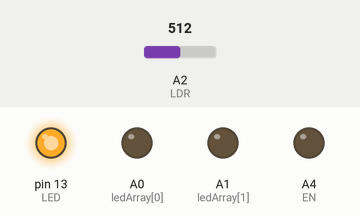
Simulated run of this sketch. Board: Arduino Uno, built with avr-gcc and run on an emulated ATmega328P. On the bench: output pins drawn as LEDs (lit = HIGH). The inputs (shaded band) are chosen by the test bench; at power-on: A2 (LDR) = 512. What the sketch prints to the serial monitor is not drawn.

Above: at 0.12 s.
At 0.57 s:
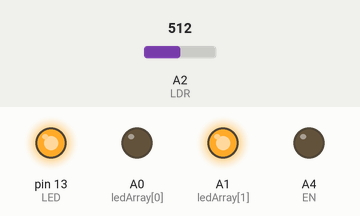
At 1.25 s:
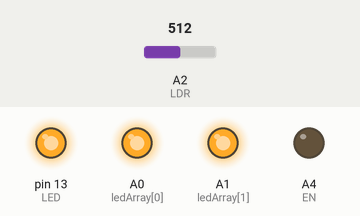
At 2.38 s:
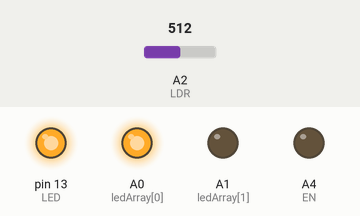
Timing chart, 0 to 3.1 s (numbered marks = the images above):
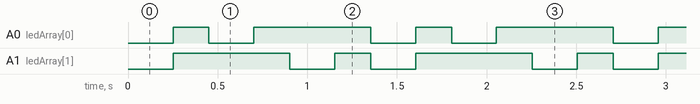

The sketch:

Test_Color.ino
```cpp
/* ColourSensor.txt
 * Designed by Dr Henry Tan
 * For CG1111A Photoelectric Sensor Studio
 */

// Define time delay before the next RGB colour turns ON to allow LDR to stabilize
#define RGBWait 200  //in milliseconds

// Define time delay before taking another LDR reading
#define LDRWait 10  //in milliseconds

#define LDR A2   //LDR sensor pin at A0
#define LED 13  //Check Indicator to signal Calibration Completed
#define EN A4

// Define colour sensor LED pins
int ledArray[] = { A0, A1 };
int truth[][2] = {{0,0},{0,1},{1,0},{1,1}};

//placeholders for colour detected
int red = 0;
int green = 0;
int blue = 0;

//floats to hold colour arrays
float colourArray[] = { 0, 0, 0 };
float whiteArray[] = { 979.25, 986.5, 984.75 };
float blackArray[] = { 960.25, 902, 907.25 };
float greyDiff[] = { 19, 84.5, 77.5 };

char colourStr[3][5] = { "R = ", "G = ", "B = " };

void setup() {
  //setup the outputs for the colour sensor
  for (int c = 0; c <= 2; c++) {
    // pinMode(ledArray[c], OUTPUT);
    for (int zz=0;zz<2;zz++){
      pinMode(ledArray[zz],OUTPUT);
    }
  }
  pinMode(LED, OUTPUT);  //Check Indicator -- OFF during Calibration
  pinMode(EN,OUTPUT);
  digitalWrite(EN,LOW);

  //begin serial communication
  Serial.begin(9600);

  // setBalance();             //calibration
  digitalWrite(LED, HIGH);  //Check Indicator -- ON after Calibration
}

void loop() {
  //turn on one colour at a time and LDR reads 5 times
  for (int c = 0; c <= 2; c++) {
    Serial.print(colourStr[c]);
    // digitalWrite(ledArray[c], 255);  //turn ON the LED, red, green or blue, one colour at a time.
    for (int zz = 0 ; zz < 2 ; zz++) {
      digitalWrite(ledArray[zz],truth[c][zz]);
    }
    delay(RGBWait);
    //get the average of 5 consecutive readings for the current colour and return an average
    colourArray[c] = getAvgReading(5);
    //the average reading returned minus the lowest value divided by the maximum possible range, multiplied by 255 will give a value between 0-255, representing the value for the current reflectivity (i.e. the colour LDR is exposed to)
    colourArray[c] = (colourArray[c] - blackArray[c]) / (greyDiff[c]) * 255;
    // digitalWrite(ledArray[c], 0);  //turn off the current LED colour
    for (int zz = 0 ; zz < 2 ; zz++) {
      digitalWrite(ledArray[zz],1);
    }
    delay(RGBWait);
    Serial.println(int(colourArray[c]));  //show the value for the current colour LED, which corresponds to either the R, G or B of the RGB code
  }
}


void setBalance() {
  //set white balance
  Serial.println("Put White Sample For Calibration ...");
  delay(5000);             //delay for five seconds for getting sample ready
  digitalWrite(LED, LOW);  //Check Indicator OFF during Calibration
                           //scan the white sample.
                           //go through one colour at a time, set the maximum reading for each colour -- red, green and blue to the white array
  for (int i = 0; i <= 2; i++) {
    for(int zz=0;zz<2;zz++){
      digitalWrite(ledArray[zz],truth[i][zz]);
    }
    // digitalWrite(ledArray[i], 255);
    delay(RGBWait);
    whiteArray[i] = getAvgReading(5);  //scan 5 times and return the average,
    // digitalWrite(ledArray[i], 0);
    for(int zz=0;zz<2;zz++){
      digitalWrite(ledArray[zz],1);
    }
    delay(RGBWait);
  }
  //done scanning white, time for the black sample.
  //set black balance
  Serial.println("Put Black Sample For Calibration ...");
  delay(5000);  //delay for five seconds for getting sample ready
                //go through one colour at a time, set the minimum reading for red, green and blue to the black array
  for (int i = 0; i <= 2; i++) {
    // digitalWrite(ledArray[i], 255);
    for (int zz=0;zz<2;zz++){
      digitalWrite(ledArray[zz],truth[i][zz]);
    }
    delay(RGBWait);
    blackArray[i] = getAvgReading(5);
    // digitalWrite(ledArray[i], 0);
    for (int zz=0;zz<2;zz++){
      digitalWrite(ledArray[zz],1);
    }
    delay(RGBWait);
    //the differnce between the maximum and the minimum gives the range
    greyDiff[i] = whiteArray[i] - blackArray[i];
  }

  //delay another 5 seconds for getting ready colour objects
  Serial.println("Colour Sensor Is Ready.");
  delay(5000);
}


int getAvgReading(int times) {
  //find the average reading for the requested number of times of scanning LDR
  int reading;
  int total = 0;
  //take the reading as many times as requested and add them up
  for (int i = 0; i < times; i++) {
    reading = analogRead(LDR);
    total = reading + total;
    delay(LDRWait);
  }
  //calculate the average and return it
  return total / times;
}
```

Measured:
- by itself, A0 (ledArray[0]): repeats every 1.4 s: LOW 0.25 s, HIGH 0.65 s, LOW 0.25 s, HIGH 0.20 s
- by itself, A1 (ledArray[1]): repeats every 1.4 s: LOW 0.25 s, HIGH 0.20 s, LOW 0.25 s, HIGH 0.65 s
- by itself, everything shown: repeats every 1.4 s, in 6 steps
